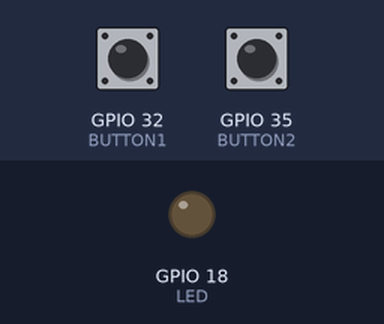
This sketch was run on a simulated ESP32. Shown: output pins drawn as LEDs (lit = HIGH). The test bench sets the inputs (shaded band); at power-on: GPIO 35 (BUTTON2) LOW, GPIO 32 (BUTTON1) LOW.

Above: at 1.2 s.
1.3 s: GPIO 35 (BUTTON2) pulled HIGH for 0.15 s
At 1.8 s:
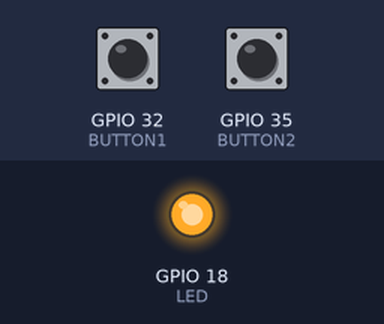
2.9 s: GPIO 32 (BUTTON1) pulled HIGH for 0.15 s
At 4.1 s:
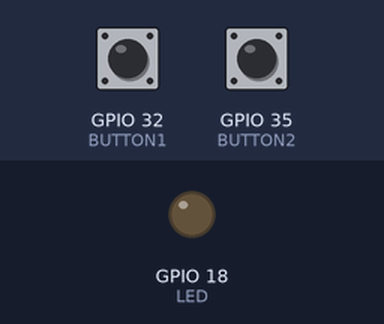
4.5 s: GPIO 35 (BUTTON2) pulled HIGH for 1 s
At 5.4 s:
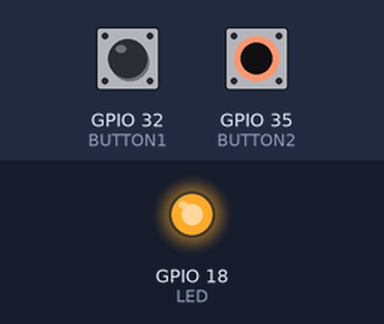
Timing chart, 0 to 7.5 s (numbered marks = the images above; inputs shaded):
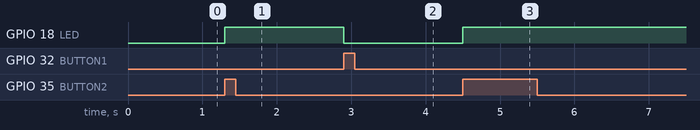

The sketch:

S0_S2_2.ino
```cpp
int BUTTON1 = 32;
int BUTTON2 = 35;
int LED = 18;

void setup() {
  pinMode(BUTTON1, INPUT);
  pinMode(BUTTON2, INPUT);
  pinMode(LED, OUTPUT);

  Serial.begin(115200);
}

void loop() {
  int btn1 = digitalRead(BUTTON1);
  int btn2 = digitalRead(BUTTON2);

  if(btn1 == 1) {
  digitalWrite(LED, 0);
  }
  if(btn2 == 1) {
  digitalWrite(LED, 1);
  }
}
```

Measured:
- after the input at 1.3 s, GPIO 18 (LED): LOW → HIGH at once
- after the input at 2.9 s, GPIO 18 (LED): HIGH → LOW at once
- after the input at 4.5 s, GPIO 18 (LED): LOW → HIGH at once
